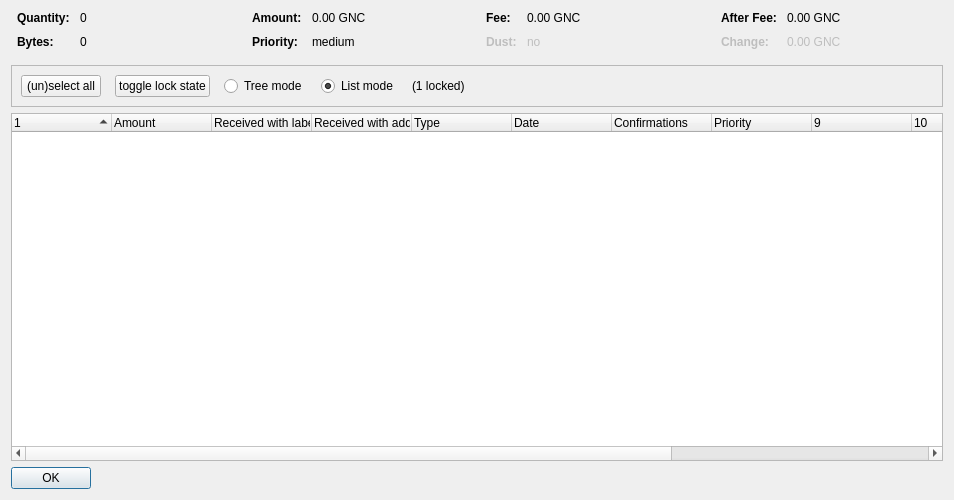
<?xml version="1.0" encoding="UTF-8"?>
<ui version="4.0">
 <class>CoinControlDialog</class>
 <widget class="QDialog" name="CoinControlDialog">
  <property name="geometry">
   <rect>
    <x>0</x>
    <y>0</y>
    <width>954</width>
    <height>500</height>
   </rect>
  </property>
  <property name="windowTitle">
   <string>Coin Selection</string>
  </property>
  <layout class="QVBoxLayout" name="verticalLayout">
   <item>
    <layout class="QHBoxLayout" name="horizontalLayoutTop" stretch="0,0,0,0">
     <property name="topMargin">
      <number>0</number>
     </property>
     <property name="bottomMargin">
      <number>10</number>
     </property>
     <item>
      <layout class="QFormLayout" name="formLayoutCoinControl1">
       <property name="horizontalSpacing">
        <number>10</number>
       </property>
       <property name="verticalSpacing">
        <number>10</number>
       </property>
       <property name="leftMargin">
        <number>6</number>
       </property>
       <property name="rightMargin">
        <number>6</number>
       </property>
       <item row="0" column="0">
        <widget class="QLabel" name="labelCoinControlQuantityText">
         <property name="font">
          <font>
           <weight>75</weight>
           <bold>true</bold>
          </font>
         </property>
         <property name="text">
          <string>Quantity:</string>
         </property>
        </widget>
       </item>
       <item row="0" column="1">
        <widget class="QLabel" name="labelCoinControlQuantity">
         <property name="cursor">
          <cursorShape>IBeamCursor</cursorShape>
         </property>
         <property name="contextMenuPolicy">
          <enum>Qt::ActionsContextMenu</enum>
         </property>
         <property name="text">
          <string notr="true">0</string>
         </property>
         <property name="textInteractionFlags">
          <set>Qt::LinksAccessibleByMouse|Qt::TextSelectableByKeyboard|Qt::TextSelectableByMouse</set>
         </property>
        </widget>
       </item>
       <item row="1" column="0">
        <widget class="QLabel" name="labelCoinControlBytesText">
         <property name="font">
          <font>
           <weight>75</weight>
           <bold>true</bold>
          </font>
         </property>
         <property name="text">
          <string>Bytes:</string>
         </property>
        </widget>
       </item>
       <item row="1" column="1">
        <widget class="QLabel" name="labelCoinControlBytes">
         <property name="cursor">
          <cursorShape>IBeamCursor</cursorShape>
         </property>
         <property name="contextMenuPolicy">
          <enum>Qt::ActionsContextMenu</enum>
         </property>
         <property name="text">
          <string notr="true">0</string>
         </property>
         <property name="textInteractionFlags">
          <set>Qt::LinksAccessibleByMouse|Qt::TextSelectableByKeyboard|Qt::TextSelectableByMouse</set>
         </property>
        </widget>
       </item>
      </layout>
     </item>
     <item>
      <layout class="QFormLayout" name="formLayoutCoinControl2">
       <property name="horizontalSpacing">
        <number>10</number>
       </property>
       <property name="verticalSpacing">
        <number>10</number>
       </property>
       <property name="leftMargin">
        <number>6</number>
       </property>
       <property name="rightMargin">
        <number>6</number>
       </property>
       <item row="0" column="0">
        <widget class="QLabel" name="labelCoinControlAmountText">
         <property name="font">
          <font>
           <weight>75</weight>
           <bold>true</bold>
          </font>
         </property>
         <property name="text">
          <string>Amount:</string>
         </property>
        </widget>
       </item>
       <item row="0" column="1">
        <widget class="QLabel" name="labelCoinControlAmount">
         <property name="cursor">
          <cursorShape>IBeamCursor</cursorShape>
         </property>
         <property name="contextMenuPolicy">
          <enum>Qt::ActionsContextMenu</enum>
         </property>
         <property name="text">
          <string notr="true">0.00 GNC</string>
         </property>
         <property name="textInteractionFlags">
          <set>Qt::LinksAccessibleByMouse|Qt::TextSelectableByKeyboard|Qt::TextSelectableByMouse</set>
         </property>
        </widget>
       </item>
       <item row="1" column="0">
        <widget class="QLabel" name="labelCoinControlPriorityText">
         <property name="font">
          <font>
           <weight>75</weight>
           <bold>true</bold>
          </font>
         </property>
         <property name="text">
          <string>Priority:</string>
         </property>
        </widget>
       </item>
       <item row="1" column="1">
        <widget class="QLabel" name="labelCoinControlPriority">
         <property name="cursor">
          <cursorShape>IBeamCursor</cursorShape>
         </property>
         <property name="contextMenuPolicy">
          <enum>Qt::ActionsContextMenu</enum>
         </property>
         <property name="text">
          <string>medium</string>
         </property>
         <property name="textInteractionFlags">
          <set>Qt::LinksAccessibleByMouse|Qt::TextSelectableByKeyboard|Qt::TextSelectableByMouse</set>
         </property>
        </widget>
       </item>
      </layout>
     </item>
     <item>
      <layout class="QFormLayout" name="formLayoutCoinControl3">
       <property name="horizontalSpacing">
        <number>10</number>
       </property>
       <property name="verticalSpacing">
        <number>10</number>
       </property>
       <property name="leftMargin">
        <number>6</number>
       </property>
       <property name="rightMargin">
        <number>6</number>
       </property>
       <item row="0" column="0">
        <widget class="QLabel" name="labelCoinControlFeeText">
         <property name="font">
          <font>
           <weight>75</weight>
           <bold>true</bold>
          </font>
         </property>
         <property name="text">
          <string>Fee:</string>
         </property>
        </widget>
       </item>
       <item row="0" column="1">
        <widget class="QLabel" name="labelCoinControlFee">
         <property name="cursor">
          <cursorShape>IBeamCursor</cursorShape>
         </property>
         <property name="contextMenuPolicy">
          <enum>Qt::ActionsContextMenu</enum>
         </property>
         <property name="text">
          <string notr="true">0.00 GNC</string>
         </property>
         <property name="textInteractionFlags">
          <set>Qt::LinksAccessibleByMouse|Qt::TextSelectableByKeyboard|Qt::TextSelectableByMouse</set>
         </property>
        </widget>
       </item>
       <item row="1" column="0">
        <widget class="QLabel" name="labelCoinControlLowOutputText">
         <property name="enabled">
          <bool>false</bool>
         </property>
         <property name="font">
          <font>
           <weight>75</weight>
           <bold>true</bold>
          </font>
         </property>
         <property name="text">
          <string>Dust:</string>
         </property>
        </widget>
       </item>
       <item row="1" column="1">
        <widget class="QLabel" name="labelCoinControlLowOutput">
         <property name="enabled">
          <bool>false</bool>
         </property>
         <property name="cursor">
          <cursorShape>IBeamCursor</cursorShape>
         </property>
         <property name="contextMenuPolicy">
          <enum>Qt::ActionsContextMenu</enum>
         </property>
         <property name="text">
          <string>no</string>
         </property>
         <property name="textInteractionFlags">
          <set>Qt::LinksAccessibleByMouse|Qt::TextSelectableByKeyboard|Qt::TextSelectableByMouse</set>
         </property>
        </widget>
       </item>
      </layout>
     </item>
     <item>
      <layout class="QFormLayout" name="formLayoutCoinControl4">
       <property name="horizontalSpacing">
        <number>10</number>
       </property>
       <property name="verticalSpacing">
        <number>10</number>
       </property>
       <property name="leftMargin">
        <number>6</number>
       </property>
       <property name="rightMargin">
        <number>6</number>
       </property>
       <item row="0" column="0">
        <widget class="QLabel" name="labelCoinControlAfterFeeText">
         <property name="font">
          <font>
           <weight>75</weight>
           <bold>true</bold>
          </font>
         </property>
         <property name="text">
          <string>After Fee:</string>
         </property>
        </widget>
       </item>
       <item row="0" column="1">
        <widget class="QLabel" name="labelCoinControlAfterFee">
         <property name="cursor">
          <cursorShape>IBeamCursor</cursorShape>
         </property>
         <property name="contextMenuPolicy">
          <enum>Qt::ActionsContextMenu</enum>
         </property>
         <property name="text">
          <string notr="true">0.00 GNC</string>
         </property>
         <property name="textInteractionFlags">
          <set>Qt::LinksAccessibleByMouse|Qt::TextSelectableByKeyboard|Qt::TextSelectableByMouse</set>
         </property>
        </widget>
       </item>
       <item row="1" column="0">
        <widget class="QLabel" name="labelCoinControlChangeText">
         <property name="enabled">
          <bool>false</bool>
         </property>
         <property name="font">
          <font>
           <weight>75</weight>
           <bold>true</bold>
          </font>
         </property>
         <property name="text">
          <string>Change:</string>
         </property>
        </widget>
       </item>
       <item row="1" column="1">
        <widget class="QLabel" name="labelCoinControlChange">
         <property name="enabled">
          <bool>false</bool>
         </property>
         <property name="cursor">
          <cursorShape>IBeamCursor</cursorShape>
         </property>
         <property name="contextMenuPolicy">
          <enum>Qt::ActionsContextMenu</enum>
         </property>
         <property name="text">
          <string notr="true">0.00 GNC</string>
         </property>
         <property name="textInteractionFlags">
          <set>Qt::LinksAccessibleByMouse|Qt::TextSelectableByKeyboard|Qt::TextSelectableByMouse</set>
         </property>
        </widget>
       </item>
      </layout>
     </item>
    </layout>
   </item>
   <item>
    <widget class="QFrame" name="frame">
     <property name="minimumSize">
      <size>
       <width>0</width>
       <height>40</height>
      </size>
     </property>
     <property name="frameShape">
      <enum>QFrame::StyledPanel</enum>
     </property>
     <property name="frameShadow">
      <enum>QFrame::Sunken</enum>
     </property>
     <layout class="QHBoxLayout" name="horizontalLayout">
      <item>
       <layout class="QHBoxLayout" name="horizontalLayoutPanel" stretch="0,0,0,0,0,0">
        <property name="spacing">
         <number>14</number>
        </property>
        <item>
         <widget class="QPushButton" name="pushButtonSelectAll">
          <property name="sizePolicy">
           <sizepolicy hsizetype="Maximum" vsizetype="Fixed">
            <horstretch>0</horstretch>
            <verstretch>0</verstretch>
           </sizepolicy>
          </property>
          <property name="text">
           <string>(un)select all</string>
          </property>
          <property name="autoDefault">
           <bool>false</bool>
          </property>
         </widget>
        </item>
        <item>
         <widget class="QPushButton" name="pushButtonToggleLock">
          <property name="sizePolicy">
           <sizepolicy hsizetype="Maximum" vsizetype="Fixed">
            <horstretch>0</horstretch>
            <verstretch>0</verstretch>
           </sizepolicy>
          </property>
          <property name="text">
           <string>toggle lock state</string>
          </property>
          <property name="autoDefault">
           <bool>false</bool>
          </property>
         </widget>
        </item>
        <item>
         <widget class="QRadioButton" name="radioTreeMode">
          <property name="sizePolicy">
           <sizepolicy hsizetype="Maximum" vsizetype="Fixed">
            <horstretch>0</horstretch>
            <verstretch>0</verstretch>
           </sizepolicy>
          </property>
          <property name="text">
           <string>Tree mode</string>
          </property>
         </widget>
        </item>
        <item>
         <widget class="QRadioButton" name="radioListMode">
          <property name="sizePolicy">
           <sizepolicy hsizetype="Maximum" vsizetype="Fixed">
            <horstretch>0</horstretch>
            <verstretch>0</verstretch>
           </sizepolicy>
          </property>
          <property name="text">
           <string>List mode</string>
          </property>
          <property name="checked">
           <bool>true</bool>
          </property>
         </widget>
        </item>
        <item>
         <widget class="QLabel" name="labelLocked">
          <property name="text">
           <string>(1 locked)</string>
          </property>
         </widget>
        </item>
        <item>
         <spacer name="horizontalSpacer">
          <property name="orientation">
           <enum>Qt::Horizontal</enum>
          </property>
          <property name="sizeHint" stdset="0">
           <size>
            <width>40</width>
            <height>20</height>
           </size>
          </property>
         </spacer>
        </item>
       </layout>
      </item>
     </layout>
    </widget>
   </item>
   <item>
    <widget class="CoinControlTreeWidget" name="treeWidget">
     <property name="contextMenuPolicy">
      <enum>Qt::CustomContextMenu</enum>
     </property>
     <property name="sortingEnabled">
      <bool>false</bool>
     </property>
     <property name="columnCount">
      <number>13</number>
     </property>
     <attribute name="headerShowSortIndicator" stdset="0">
      <bool>true</bool>
     </attribute>
     <attribute name="headerStretchLastSection">
      <bool>false</bool>
     </attribute>
     <column>
      <property name="text">
       <string/>
      </property>
     </column>
     <column>
      <property name="text">
       <string>Amount</string>
      </property>
     </column>
     <column>
      <property name="text">
       <string>Received with label</string>
      </property>
     </column>
     <column>
      <property name="text">
       <string>Received with address</string>
      </property>
     </column>
     <column>
      <property name="text">
	<string>Type</string>
      </property>
     </column>
     <column>
      <property name="text">	 
       <string>Date</string>
      </property>
     </column>
     <column>
      <property name="text">
       <string>Confirmations</string>
      </property>
      <property name="toolTip">
       <string>Confirmed</string>
      </property>
     </column>
     <column>
      <property name="text">
       <string>Priority</string>
      </property>
     </column>
     <column>
      <property name="text">
       <string/>
      </property>
     </column>
     <column>
      <property name="text">
       <string/>
      </property>
     </column>
     <column>
      <property name="text">
       <string/>
      </property>
     </column>
     <column>
      <property name="text">
       <string/>
      </property>
     </column>
     <column>
      <property name="text">
       <string/>
      </property>
     </column>
    </widget>
   </item>
   <item>
    <widget class="QDialogButtonBox" name="buttonBox">
     <property name="sizePolicy">
      <sizepolicy hsizetype="Maximum" vsizetype="Fixed">
       <horstretch>0</horstretch>
       <verstretch>0</verstretch>
      </sizepolicy>
     </property>
     <property name="orientation">
      <enum>Qt::Horizontal</enum>
     </property>
     <property name="standardButtons">
      <set>QDialogButtonBox::Ok</set>
     </property>
    </widget>
   </item>
  </layout>
 </widget>
 <customwidgets>
  <customwidget>
   <class>CoinControlTreeWidget</class>
   <extends>QTreeWidget</extends>
   <header>coincontroltreewidget.h</header>
  </customwidget>
 </customwidgets>
 <resources/>
 <connections/>
</ui>
